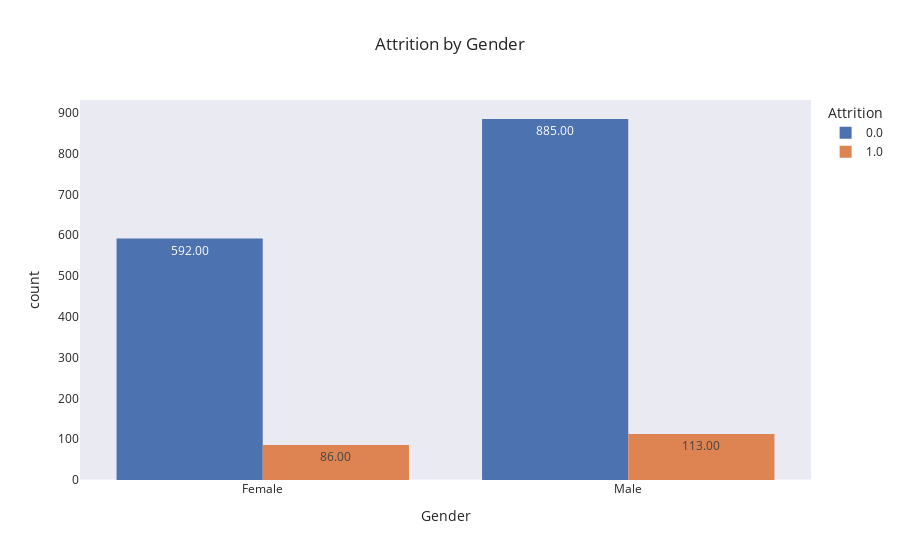

Write notebook code for a chart like this one.
### Markdown cell above
## Exploratory Data Analysis
histograms 

correlation matrix 

dropping variables based on correlations

### Code cell
fig = px.histogram(data,x="Gender",color="Attrition",barmode="group",text_auto=".2f", template = 'seaborn',
             title = "Attrition by Gender")
fig.update_xaxes(showgrid=False)
fig.update_yaxes(showgrid=False)
fig.show()

### Figure 1 — Plotly figure (JSON) as saved in the notebook; plotly's stock layout.template omitted (floating-point values rounded to 4 significant figures; data arrays with more than 128 entries replaced by an {"elided": "..."} marker saying what was removed)
{"data": [{"alignmentgroup": "True", "bingroup": "x", "hovertemplate": "Attrition=0.0<br>Gender=%{x}<br>count=%{y}<extra></extra>", "legendgroup": "0.0", "marker": {"color": "rgb(76,114,176)", "pattern": {"shape": ""}}, "name": "0.0", "offsetgroup": "0.0", "orientation": "v", "showlegend": true, "texttemplate": "%{value:.2f}", "type": "histogram", "x": {"elided": "1477 str values"}, "xaxis": "x", "yaxis": "y"}, {"alignmentgroup": "True", "bingroup": "x", "hovertemplate": "Attrition=1.0<br>Gender=%{x}<br>count=%{y}<extra></extra>", "legendgroup": "1.0", "marker": {"color": "rgb(221,132,82)", "pattern": {"shape": ""}}, "name": "1.0", "offsetgroup": "1.0", "orientation": "v", "showlegend": true, "texttemplate": "%{value:.2f}", "type": "histogram", "x": {"elided": "199 str values"}, "xaxis": "x", "yaxis": "y"}], "layout": {"barmode": "group", "legend": {"title": {"text": "Attrition"}, "tracegroupgap": 0}, "title": {"text": "Attrition by Gender"}, "xaxis": {"anchor": "y", "domain": [0, 1], "showgrid": false, "title": {"text": "Gender"}}, "yaxis": {"anchor": "x", "domain": [0, 1], "showgrid": false, "title": {"text": "count"}}}}
